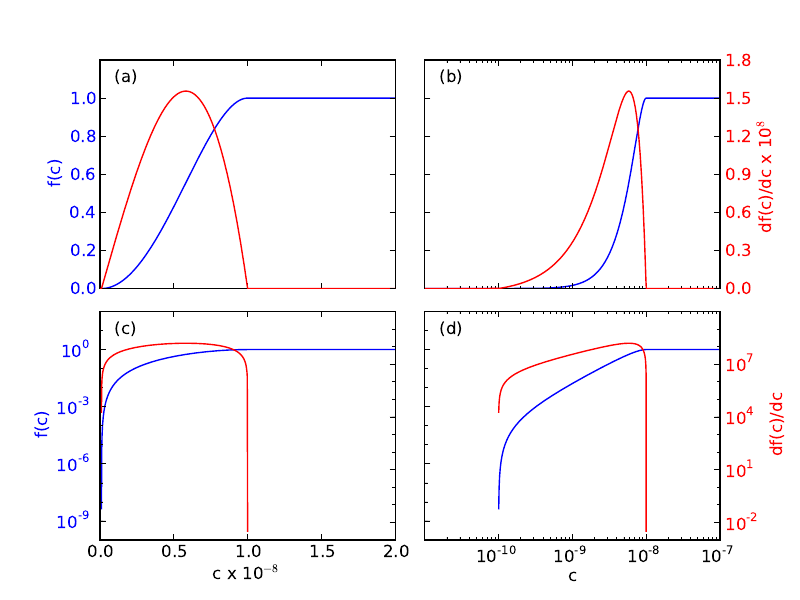

Write the Python code that produced this figure.
import numpy as np
import matplotlib.pyplot as plt


x = np.arange(-11, -7.0, 0.001)
t = np.zeros_like(x)
f = np.zeros_like(x)
j = np.zeros_like(x)
l = 1e-10
u = 1e-8
d = u - l

for i in range(len(x)):
  t[i] = 10**x[i]
  if t[i] <= l:
    f[i] = 0.0
    j[i] = 0.0
  elif t[i] >= u:
    f[i] = 1.0
    j[i] = 0.0
  else:
    v = t[i] - l
    f[i] = 1.0 - (1.0 - v * v / d / d)**2
    j[i] = 4.0 * v / d / d * (1.0 - v * v / d / d)

lx = 0.05
ly = 0.9

plt.subplots_adjust( hspace=0.1, wspace = 0.1 )
     
ax1 = plt.subplot(2, 2, 1)
ax1.plot(t*1e8, f, 'b-')
plt.xlim([0, 2])
plt.ylim([0, 1.2])
ax1.set_ylabel('f(c)', color='b')
for tl in ax1.get_yticklabels():
    tl.set_color('b')
plt.text(lx, ly, '(a)', transform=ax1.transAxes)

ax1s = ax1.twinx()
ax1s.plot(t*1e8, j*1e-8, 'r')
plt.xlim([0, 2])
plt.ylim([0, 1.8])
plt.yticks([0, .3, .6, .9, 1.2, 1.5, 1.8])

ax2 = plt.subplot(2, 2, 2)
plt.semilogx(t, f, 'b-')
plt.xlim([1e-11, 1e-7])
plt.ylim([0, 1.2])
plt.text(lx, ly, '(b)', transform=ax2.transAxes)

ax2s = ax2.twinx()
ax2s.semilogx(t, j*1e-8, 'r')
plt.ylim([0, 1.8])
plt.yticks([0, .3, .6, .9, 1.2, 1.5, 1.8])
ax2s.set_ylabel('df(c)/dc x 10$^8$', color='r')
for tl in ax2s.get_yticklabels():
    tl.set_color('r')

x1  = t[1002:4000] 
y1  = f[1002:4000] 
x2  = t[1002:3001]
dy = j[1002:3001]

ax3 = plt.subplot(2, 2, 3)
plt.semilogy(x1*1e8, y1, 'b-')
plt.xlim([0, 2])
plt.ylim([1e-10, 1e2])
plt.yticks([1e-9, 1e-6, 1e-3, 1e0])
ax3.set_xlabel('c x 10$^{-8}$')
ax3.set_ylabel('f(c)', color='b')
for tl in ax3.get_yticklabels():
    tl.set_color('b')
plt.text(lx, ly, '(c)', transform=ax3.transAxes)

ax3s = ax3.twinx()
ax3s.semilogy(x2*1e8, dy, 'r')
plt.xlim([0, 2])
plt.ylim([1e-3, 1e10])
plt.yticks([ 1e-2, 1e1, 1e4, 1e7])

ax4 = plt.subplot(2, 2, 4)
plt.loglog(x1, y1, 'b-')
plt.xlim([1e-11, 1e-7])
plt.ylim([1e-10, 1e2])
plt.yticks([1e-9, 1e-6, 1e-3, 1e0])
ax4.set_xlabel('c')
plt.text(lx, ly, '(d)', transform=ax4.transAxes)

ax4s = ax4.twinx()
ax4s.loglog(x2, dy, 'r')
plt.xlim([1e-11, 1e-7])
plt.ylim([1e-3, 1e10])
plt.xticks([ 1e-10, 1e-9, 1e-8, 1e-7])
plt.yticks([ 1e-2, 1e1, 1e4, 1e7])
ax4s.set_ylabel('df(c)/dc', color='r')
for tl in ax4s.get_yticklabels():
    tl.set_color('r')

xticklabels = ax1.get_xticklabels() + ax1s.get_xticklabels() + ax2.get_xticklabels() + ax2s.get_xticklabels() 
plt.setp(xticklabels, visible=False)

yticklabels = ax1s.get_yticklabels() + ax2.get_yticklabels() + ax3s.get_yticklabels() + ax4.get_yticklabels() 
plt.setp(yticklabels, visible=False)

fig = plt.gcf()
fig.set_size_inches(8, 6)
plt.savefig('fig02cutoff.pdf')
plt.show()
